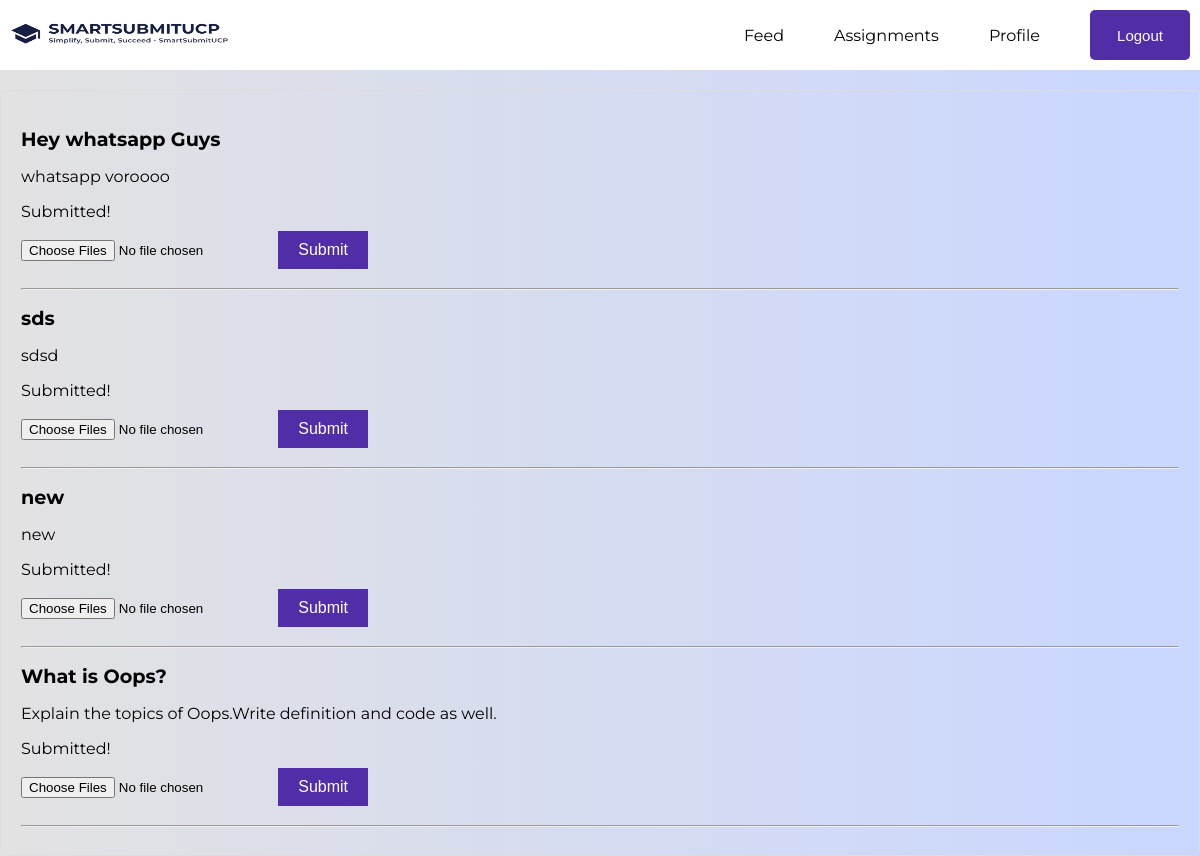
Before: /assignment (signed in) with the older database file.
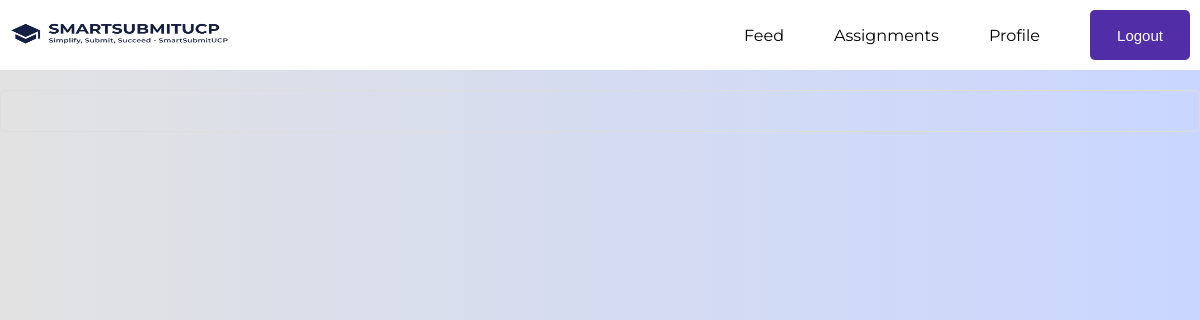
After: the same page with the newer database file.
### ucp/models.py (models this page shows, shortened)
class Assignment(models.Model):
    teacher = models.ForeignKey(Teacher, on_delete=models.CASCADE, related_name='assignments')
    title = models.CharField(max_length=255)
    description = models.TextField()

class Submission(models.Model):
    assignment = models.ForeignKey(Assignment, on_delete=models.CASCADE, related_name='submissions')
    student = models.ForeignKey(Student, on_delete=models.CASCADE, related_name='submissions')
    file = models.FileField(upload_to='submissions/')
    submitted_at = models.DateTimeField(auto_now_add=True)

### ucp/views.py (the view, shortened to what this page needs)
# urls.py: path("assignment", views.assignment),
@login_required
def assignment(request):
    student = get_object_or_404(Student, user=request.user)
    assignments = Assignment.objects.filter(teacher__students=student)
    submissions = Submission.objects.filter(student=student)
    return render(request, 'assignment.html', {'assignments': assignments, "user": request.user, "submissions": submissions})

### templates/assignment.html (shortened to what this page needs)
<!DOCTYPE html>
<html lang="en">
<head>
</head>
<body>
  <nav class="navbar">
    <img src="static/logo.png" alt="Your logo">
    <div class="menus">
      <a href="feed">Feed</a>
      <a href="assignment">Assignments</a>
      <a href="profile">Profile</a>
      <form action="/delete_session/" method="post">
        <button type="submit" class="logout-button">Logout</button>
      </form>
    </div>
  </nav>
  <section class="assignment-section">
    {% for assignment in assignments %}
    <h2 class="assignment-title">{{ assignment.title }}</h2>
    <p class="assignment-description">{{ assignment.description }}</p>
    {% for sub in submissions %}
    {% if sub.assignment.id == assignment.id %}
    <div class="submitted">
      Submitted!
    </div>
    {% endif %}
    {% endfor %}
    <div class="upload-section">
      <form method="post" enctype="multipart/form-data">
        <input class="file-btn" type="file" name="file" multiple>
        <button class="upload-button" type="submit">Submit</button>
      </form>
    </div>
    <hr>
    {% endfor %}
  </section>
</body>
</html>

Changed rows visible on the page:
removed Assignment: title "Hey whatsapp Guys", description "whatsapp voroooo"
removed Submission: shows "Submitted!", shown under "Hey whatsapp Guys"
removed Assignment: title "sds", description "sdsd"
removed Submission: shows "Submitted!", shown under "sds"
removed Assignment: title "new", description "new"
removed Submission: shows "Submitted!", shown under "new"
removed Assignment: title "What is Oops?", description "Explain the topics of Oops.Write definition and code as well."
removed Submission: shows "Submitted!", shown under "What is Oops?"
